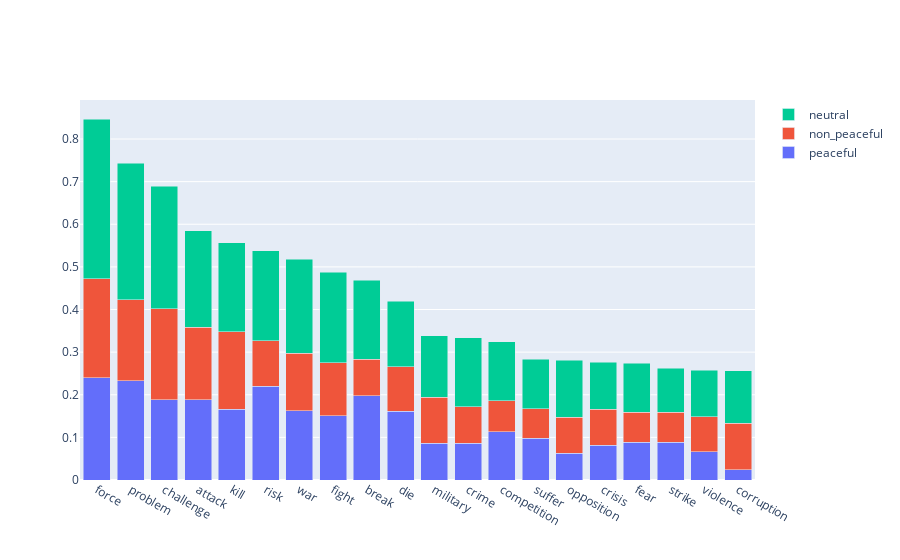

The notebook cell saved with this chart:
### Code cell
#Create Count Data Frame with count or weight
df_result = create_df_by_state(df_result, nation_list)
create_stacked_bar_chart(df_result, 20, label = 'conflict', method = 'weight', state = True)

### Figure 1 — Plotly figure (JSON) as saved in the notebook; plotly's stock layout.template omitted (floating-point values rounded to 4 significant figures)
{"data": [{"name": "peaceful", "type": "bar", "x": ["force", "problem", "challenge", "attack", "kill", "risk", "war", "fight", "break", "die", "military", "crime", "competition", "suffer", "opposition", "crisis", "fear", "strike", "violence", "corruption"], "y": [0.2398, 0.2325, 0.1879, 0.1888, 0.1658, 0.2201, 0.1622, 0.1505, 0.1975, 0.1617, 0.08671, 0.08617, 0.1127, 0.09762, 0.06319, 0.08127, 0.08865, 0.08914, 0.06653, 0.02425]}, {"name": "non_peaceful", "type": "bar", "x": ["force", "problem", "challenge", "attack", "kill", "risk", "war", "fight", "break", "die", "military", "crime", "competition", "suffer", "opposition", "crisis", "fear", "strike", "violence", "corruption"], "y": [0.2324, 0.1901, 0.2142, 0.1694, 0.1819, 0.1067, 0.135, 0.125, 0.08637, 0.1044, 0.1075, 0.08552, 0.07292, 0.06968, 0.08368, 0.08451, 0.06992, 0.06938, 0.08156, 0.1092]}, {"name": "neutral", "type": "bar", "x": ["force", "problem", "challenge", "attack", "kill", "risk", "war", "fight", "break", "die", "military", "crime", "competition", "suffer", "opposition", "crisis", "fear", "strike", "violence", "corruption"], "y": [0.3747, 0.3203, 0.2866, 0.2262, 0.2095, 0.211, 0.2209, 0.2118, 0.1853, 0.1535, 0.1447, 0.1617, 0.1386, 0.1159, 0.134, 0.111, 0.1149, 0.1037, 0.1094, 0.1228]}], "layout": {"barmode": "stack"}}
